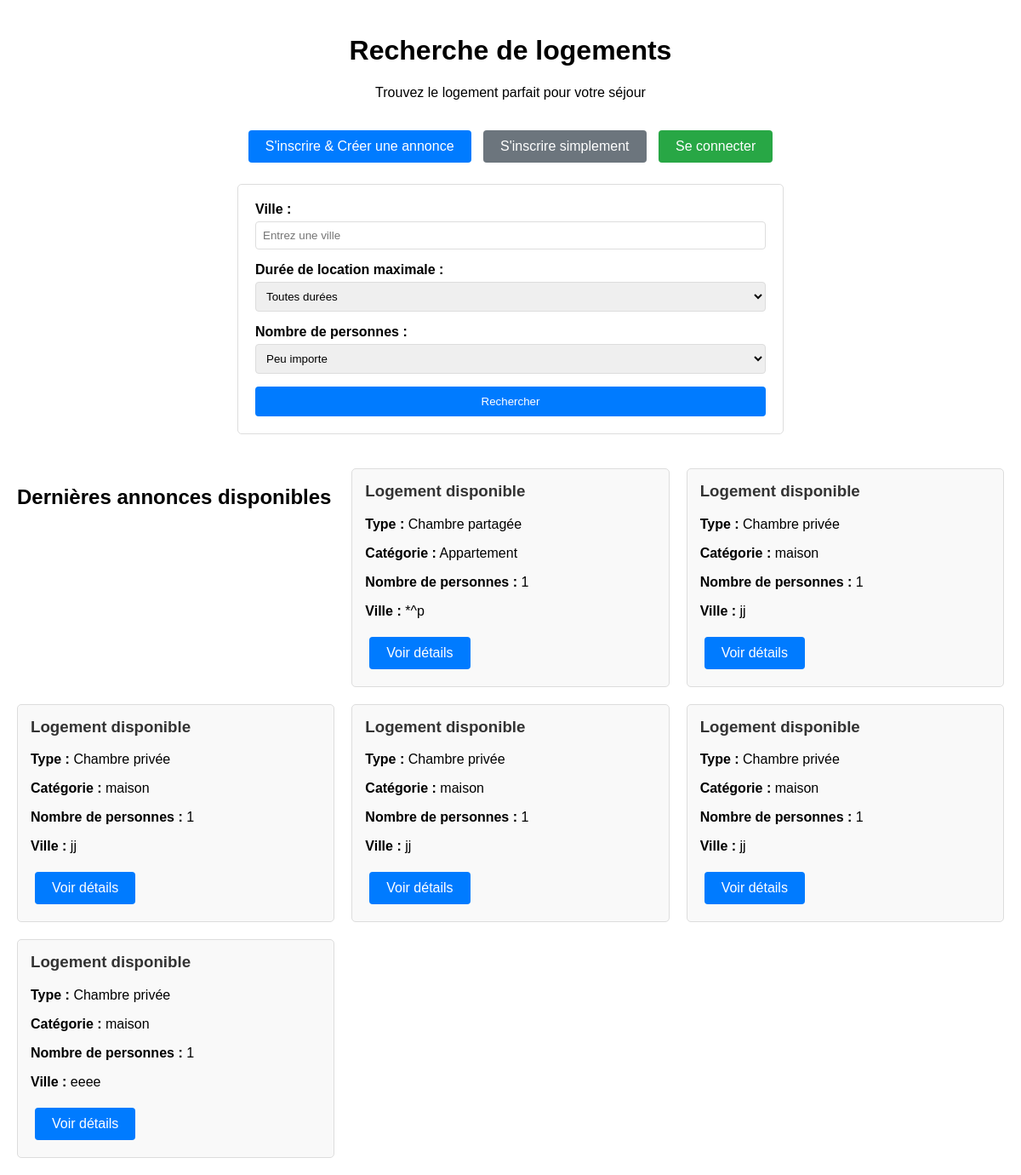
/annonceHome/, run on the app's committed database.
### annonce/models.py (models this page shows)
class Annonce(models.Model):
    user = models.ForeignKey(
        settings.AUTH_USER_MODEL,
        null=True,
        on_delete=models.CASCADE,
        unique=False
    )
    class TypeHebergement(models.TextChoices):
        Appartemment = 'APPT', _('Appartemment')
        Maison = 'MAIS', _('Maison')
        Studio = 'STUD', _('Studio')
        Autre = 'OTHR', _('Autre')
    hebergement_choice = models.CharField(
        max_length=4,
        choices=TypeHebergement.choices,
        default=TypeHebergement.Appartemment,
        verbose_name="Type d'hébergement"
    )
    class TypeLocation(models.TextChoices):
        logement_entier = 'ENTR', _('Logement entier')
        chambre_privee = 'PRIV', _('Chambre privée')
        chambre_partagee = 'PART', _('Chambre partagée')
    type_location_choices = models.CharField(
        max_length=4,
        choices=TypeLocation.choices,
        default=TypeLocation.logement_entier,
        verbose_name="Location partielle ou totale"
    )
    categorie_logement = models.CharField(max_length=50, blank=True)
    titre_logement = models.CharField(max_length=50, blank=True)
    description = models.TextField(blank=True)
    nombre_personne = IntegerField(
        default=1,
        validators=[
            MaxValueValidator(20),
            MinValueValidator(1)
        ],
        blank=True
    )
    pieces_couchage = IntegerField(
        default=1,
        validators=[
            MaxValueValidator(10),
            MinValueValidator(1)
        ],
        blank=True
    )
    equipements = models.ManyToManyField(Equipements, blank=True)
    services = models.ManyToManyField(Services, blank=True)
    categorie_service = models.ManyToManyField(CategorieService, blank=True)
    charges = models.ManyToManyField(Charges, blank=True)
    dureeLocationMini = models.CharField(blank=True,null=True, max_length=50)
    dureeLocationMaxi = models.CharField(blank=True,null=True, max_length=50)
    loyer_tc = models.FloatField(max_length=50, blank=True, null=True)
    charges_loyer = models.FloatField(max_length=50, blank=True, null=True)
    reservation = models.OneToOneField(
        settings.AUTH_USER_MODEL,
        null=True,
        on_delete=models.CASCADE,
        unique=False,
        related_name = 'user_reserved'
    )
    reserved = models.BooleanField(default=False)
    locataire_interesse = models.ForeignKey(
        settings.AUTH_USER_MODEL,
        null=True,
        blank=True,
        on_delete=models.SET_NULL,
        related_name='annonces_interessees',
        verbose_name='Locataire intéressé'
    )
    address = models.OneToOneField(
        AdressAnnonce,
        on_delete=models.CASCADE,
        null=True,
    )

class AdressAnnonce(models.Model):
    rue = models.CharField(blank=True, max_length=20)
    voie = models.CharField(blank=True, max_length=35)
    ville = models.CharField(blank=True, max_length=20)
    region = models.CharField(blank=True, max_length=20)
    zipCode = models.CharField(blank=True, max_length=5)
    pays = models.CharField(blank=True, max_length=20)

### annonceMain/views.py (the view)
# urls.py: path('annonceHome/', views.annonceHome, name='annonceHome'),
def annonceHome(request):
    query_ville = request.GET.get('query_ville')
    query_location = request.GET.get('query_location')
    query_locataires = request.GET.get('query_locataires')
    lastannonce = Annonce.objects.all().order_by('-id')[:6]
    image = ImageLogement.objects.all()
    context = {'annonce': lastannonce, 'image': image}
    return render(request, 'annonce/search/annonceHome.html', context)

### templates/annonce/search/annonceHome.html (shortened to what this page needs)
<!DOCTYPE html>
<html lang="fr">
<head>
</head>
<body>
    <div class="header">
        <h1>Recherche de logements</h1>
        <p>Trouvez le logement parfait pour votre séjour</p>
    </div>
    <div class="actions">
        <a href="{% url 'creer-annonce' %}" class="btn btn-primary">S'inscrire & Créer une annonce</a>
        <a href="{% url 'inscription-simple' %}" class="btn btn-secondary">S'inscrire simplement</a>
        <a href="{% url 'login-annonce' %}" class="btn btn-success">Se connecter</a>
    </div>
    <form class="search-form" method="get" action="/annonce/searchPage/">
        <div class="form-group">
            <label for="query_ville">Ville :</label>
            <input type="text" name="query_ville" id="query_ville" placeholder="Entrez une ville">
        </div>
        <div class="form-group">
            <label for="query_location">Durée de location maximale :</label>
            <select name="query_location" id="query_location">
                <option value="">Toutes durées</option>
            </select>
        </div>
        <div class="form-group">
            <label for="query_locataires">Nombre de personnes :</label>
            <select name="query_locataires" id="query_locataires">
                <option value="">Peu importe</option>
            </select>
        </div>
        <button type="submit" class="search-btn">Rechercher</button>
    </form>
    {% if annonce %}
    <div class="annonces-grid">
        <h2>Dernières annonces disponibles</h2>
        {% for ann in annonce %}
        <div class="annonce-card">
            <h3>{{ ann.titre_logement|default:"Logement disponible" }}</h3>
            <p><strong>Type :</strong> {{ ann.get_type_location_choices_display }}</p>
            <p><strong>Catégorie :</strong> {{ ann.categorie_logement }}</p>
            <p><strong>Nombre de personnes :</strong> {{ ann.nombre_personne }}</p>
            {% if ann.address %}
                <p><strong>Ville :</strong> {{ ann.address.ville }}</p>
            {% endif %}
            <a href="/annonce/detail_annonce/{{ ann.id }}" class="btn btn-primary">Voir détails</a>
        </div>
        {% endfor %}
    </div>
    {% else %}
    <div class="annonces-grid">
        <p>Aucune annonce disponible pour le moment.</p>
    </div>
    {% endif %}
</body>
</html>

### templates/annonce/search/annonceHome.html (style rules this page uses)
body { font-family: Arial, sans-serif; margin: 0; padding: 20px; }
.header { text-align: center; margin-bottom: 30px; }
.search-form { max-width: 600px; margin: 0 auto 40px; padding: 20px; border: 1px solid #ddd; border-radius: 5px; }
.form-group { margin-bottom: 15px; }
label { display: block; margin-bottom: 5px; font-weight: bold; }
input, select { width: 100%; padding: 8px; border: 1px solid #ddd; border-radius: 4px; box-sizing: border-box; }
.search-btn { background-color: #007bff; color: white; padding: 10px 20px; border: none; border-radius: 4px; cursor: pointer; width: 100%; }
.annonces-grid { display: grid; grid-template-columns: repeat(auto-fit, minmax(300px, 1fr)); gap: 20px; margin-top: 30px; }
.annonce-card { border: 1px solid #ddd; border-radius: 5px; padding: 15px; background: #f9f9f9; }
.annonce-card h3 { margin-top: 0; color: #333; }
.actions { text-align: center; margin: 20px 0; }
.btn { display: inline-block; padding: 10px 20px; margin: 5px; text-decoration: none; border-radius: 4px; color: white; }
.btn-primary { background-color: #007bff; }
.btn-success { background-color: #28a745; }
.btn-secondary { background-color: #6c757d; }

### data on the page
Annonce: titre_logement "Logement disponible", type_location_choices "Chambre partagée", categorie_logement "Appartement", nombre_personne "1", address.ville "*^p"
Annonce: titre_logement "Logement disponible", type_location_choices "Chambre privée", categorie_logement "maison", nombre_personne "1", address.ville "jj"
Annonce: titre_logement "Logement disponible", type_location_choices "Chambre privée", categorie_logement "maison", nombre_personne "1", address.ville "jj"
Annonce: titre_logement "Logement disponible", type_location_choices "Chambre privée", categorie_logement "maison", nombre_personne "1", address.ville "jj"
Annonce: titre_logement "Logement disponible", type_location_choices "Chambre privée", categorie_logement "maison", nombre_personne "1", address.ville "jj"
Annonce: titre_logement "Logement disponible", type_location_choices "Chambre privée", categorie_logement "maison", nombre_personne "1", address.ville "eeee"
